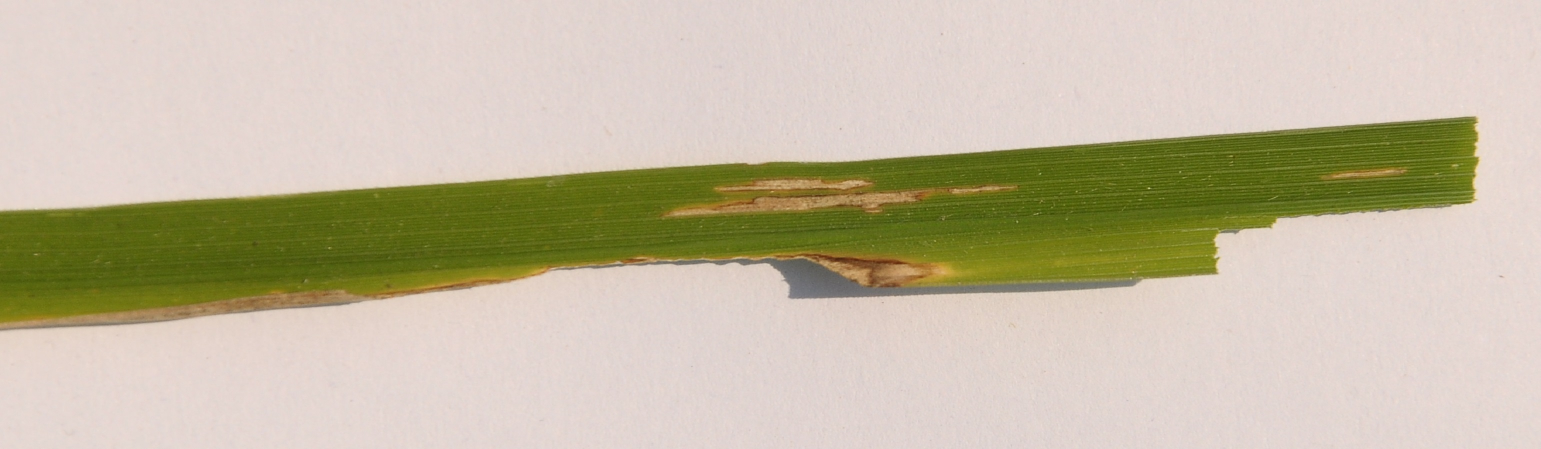
#> input picture data/train/Bacterial leaf blight/DSC_0365.JPG, 3081 x 897 px (shown at 1/2 size); its folder holds only this picture in this run
$ python train.py
#> lines starting #> are read from the running program, lines starting #| are printed output that depends on the picture
import cv2
import numpy as np
from sklearn.ensemble import RandomForestClassifier
from sklearn.preprocessing import LabelEncoder
import os
import joblib

# Define training directory
train_dir = "data/train"

# Check if training directory exists
if not os.path.exists(train_dir):
    raise FileNotFoundError(f"Training directory not found: {os.path.abspath(train_dir)}")

# Feature extraction function
def extract_features(image_path):
    img = cv2.imread(image_path)
#> img is the input picture: shape (897, 3081, 3); mean B, G, R 163.8, 187.4, 196.8
    if img is None:
        print(f"Skipping invalid or unreadable image: {image_path}")
        return None
    img = cv2.resize(img, (64, 64))
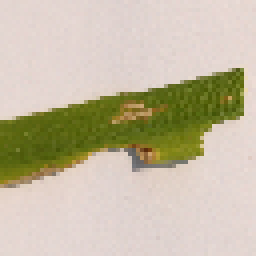
#> img: shape (64, 64, 3) (shown 4 times larger); mean B, G, R 163.7, 187.2, 196.7
    hist = cv2.calcHist([img], [0, 1, 2], None, [8, 8, 8], [0, 256, 0, 256, 0, 256])
    return hist.flatten()

# Load training data
X_train, y_train = [], []

for class_folder in os.listdir(train_dir):
    class_path = os.path.join(train_dir, class_folder)

    if os.path.isdir(class_path):
        print(f"Processing class: {class_folder}")

        for img_file in os.listdir(class_path):
            img_path = os.path.join(class_path, img_file)

            features = extract_features(img_path)
#> features = 512 values, max 2585 at index 439, min 0 at index 0, mean 8
            if features is not None:  # Skip invalid images
                X_train.append(features)
                y_train.append(class_folder)
#> pass 2 of the loop `for class_folder in os.listdir(train_dir):`:
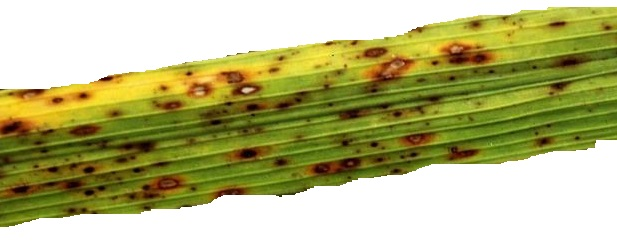
#> input picture data/train/Brown spot/DSC_0101.jpg, 617 x 244 px
#> in extract_features, img is the input picture: shape (244, 617, 3); mean B, G, R 124.8, 181.4, 182.4
#> in extract_features (call 2), `img = cv2.resize(img, (64, 64))`:
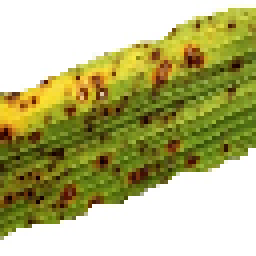
#> img: shape (64, 64, 3) (shown 4 times larger); mean B, G, R 124.8, 181.3, 182.4
#> features = 512 values, max 1711 at index 511, min 0 at index 3, mean 8

# Convert lists to numpy arrays
if len(X_train) == 0 or len(y_train) == 0:
    raise ValueError("No valid training data found. Ensure 'data/train' contains image folders.")

X_train = np.array(X_train)
y_train = np.array(y_train)

# Encode labels
le = LabelEncoder()
y_train_encoded = le.fit_transform(y_train)

# Train model
model = RandomForestClassifier(n_estimators=100, random_state=42)
model.fit(X_train, y_train_encoded)

# Ensure the 'models' directory exists
models_dir = "models"
os.makedirs(models_dir, exist_ok=True)

# Save model and label encoder
try:
    model_path = os.path.join(models_dir, "rice_disease_model.pkl")
    encoder_path = os.path.join(models_dir, "label_encoder.pkl")

    joblib.dump(model, model_path)
    joblib.dump(le, encoder_path)

    print(f"Training complete. Model saved at {model_path}")
    print(f"Label encoder saved at {encoder_path}")

except PermissionError as e:
    print(f"Permission denied: {e}. Try running as administrator or moving the project to a writable directory.")
except Exception as e:
    print(f"An error occurred while saving: {e}")
